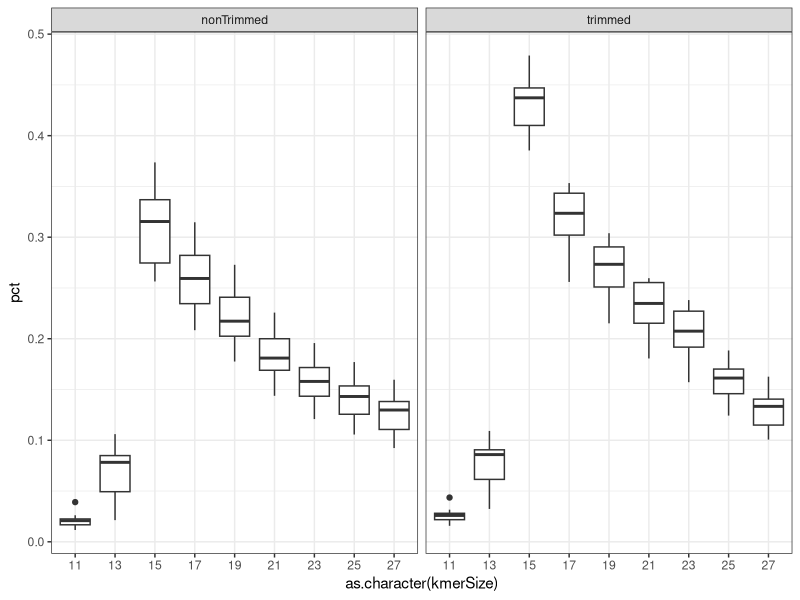
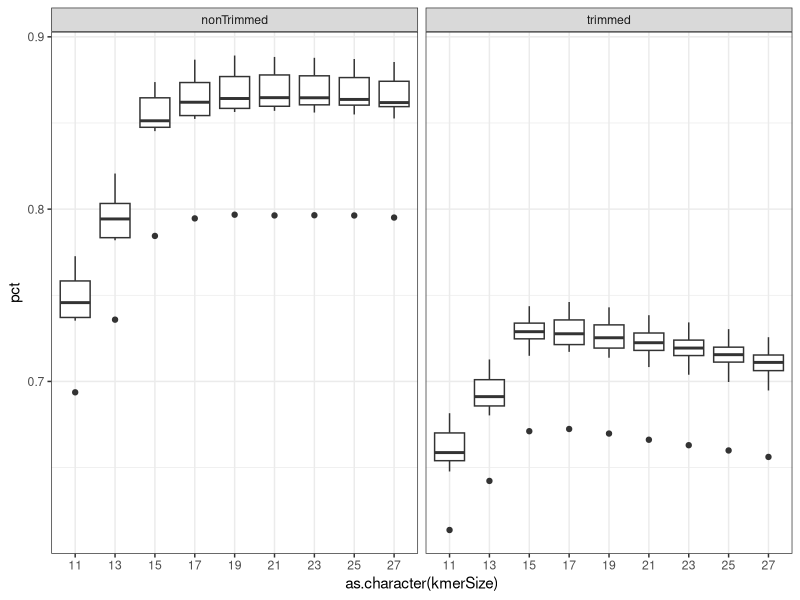

R code for these plots, in order:
# alorenzetti April 2020

# this script will take the kmer test outputs and plot

# loading libs
library(tidyverse)
theme_set(theme_bw())

# reading results file for riboseq exp
cols=c("kmerSize","libName","isTrimmed","totalReads","psAlnReads")
ribo = read_delim("kmerResultsRiboSeq.txt", delim = " ", col_names = F)
colnames(ribo) = cols

# creating percentage attribute in relation to nonTrimmed total
nonTrimmed = ribo %>% filter(isTrimmed == "nonTrimmed")
trimmed = ribo %>% filter(isTrimmed == "trimmed")

nonTrimmed$pct = nonTrimmed$psAlnReads/nonTrimmed$totalReads
trimmed$pct = trimmed$psAlnReads/nonTrimmed$totalReads

# binding tibbles
ribo = bind_rows(nonTrimmed, trimmed)

# plotting
ggplot(ribo, aes(x=as.character(kmerSize), y=pct)) +
  geom_boxplot() +
  facet_grid(. ~ isTrimmed)

# doing it for total rna libraries
cols=c("kmerSize","libName","isTrimmed","totalReads","psAlnReads")
ribo = read_delim("kmerResultsTotalRNA.txt", delim = " ", col_names = F)
colnames(ribo) = cols

# creating percentage attribute in relation to nonTrimmed total
nonTrimmed = ribo %>% filter(isTrimmed == "nonTrimmed")
trimmed = ribo %>% filter(isTrimmed == "trimmed")

nonTrimmed$pct = nonTrimmed$psAlnReads/nonTrimmed$totalReads
trimmed$pct = trimmed$psAlnReads/nonTrimmed$totalReads

# binding tibbles
ribo = bind_rows(nonTrimmed, trimmed)

# plotting
ggplot(ribo, aes(x=as.character(kmerSize), y=pct)) +
  geom_boxplot() +
  facet_grid(. ~ isTrimmed)
